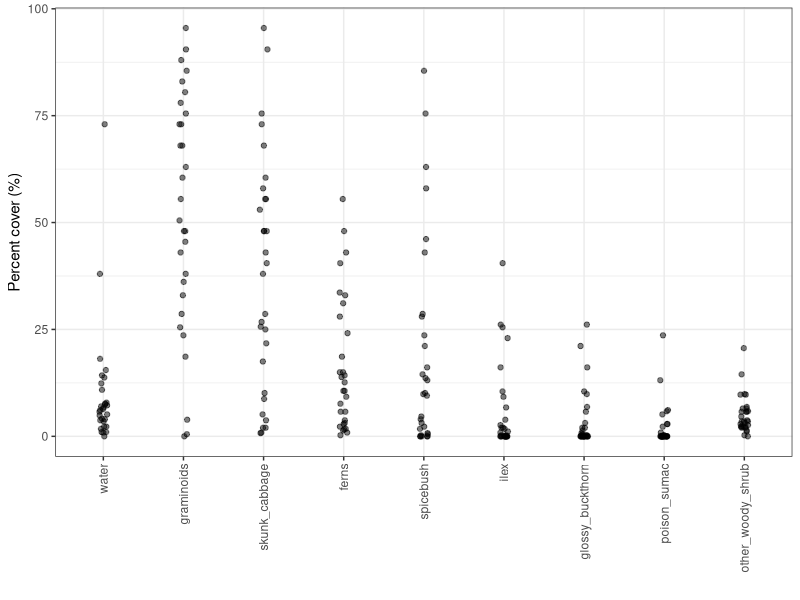

The R source for this figure: (Note: this script raises an error after producing the figure.)
# Aaron Tayal
# July 7, 2025
# EAB Michigan plots: percent cover of the entire plot

# Goal is to create a graph of the recorded data.

library(dplyr)
library(ggplot2)
library(tidyr)

dat <- read.csv("Raw_data/EAB_Michigan_2025_plot_percent_cover.csv")

# How many missing values are there?
sum(is.na(dat)) # one missing value

vars <- c("water", "graminoids", "skunk_cabbage", "ferns", "spicebush", "ilex",
          "glossy_buckthorn", "poison_sumac", "other_woody_shrub")

dat_by_plot <- dat %>% group_by(center_tree_number) %>% 
  summarize(across(all_of(vars), ~ mean(., na.rm=T)))

dat_by_plot_longer <- pivot_longer(dat_by_plot, vars)
dat_by_plot_longer$name <- factor(dat_by_plot_longer$name,
                                     levels=vars)

ggplot(data = dat_by_plot_longer, aes(x=name, y=value)) +
  geom_jitter(height=0, width=0.05, alpha=0.5) + theme_bw()+
  theme(axis.text.x = element_text(angle = 90, vjust = 0.5, hjust = 1)) +
  ylab("Percent cover (%)") + xlab("")

dat_by_var <- dat_by_plot_longer %>% group_by(name) %>% summarize(
  mean = mean(value),
  stdev = sd(value),
  stder = sd(value) / sqrt(n())
)

write.csv(dat_by_var, file = "Cleaned_data/plot_percent_cover_table.csv", row.names = F)

